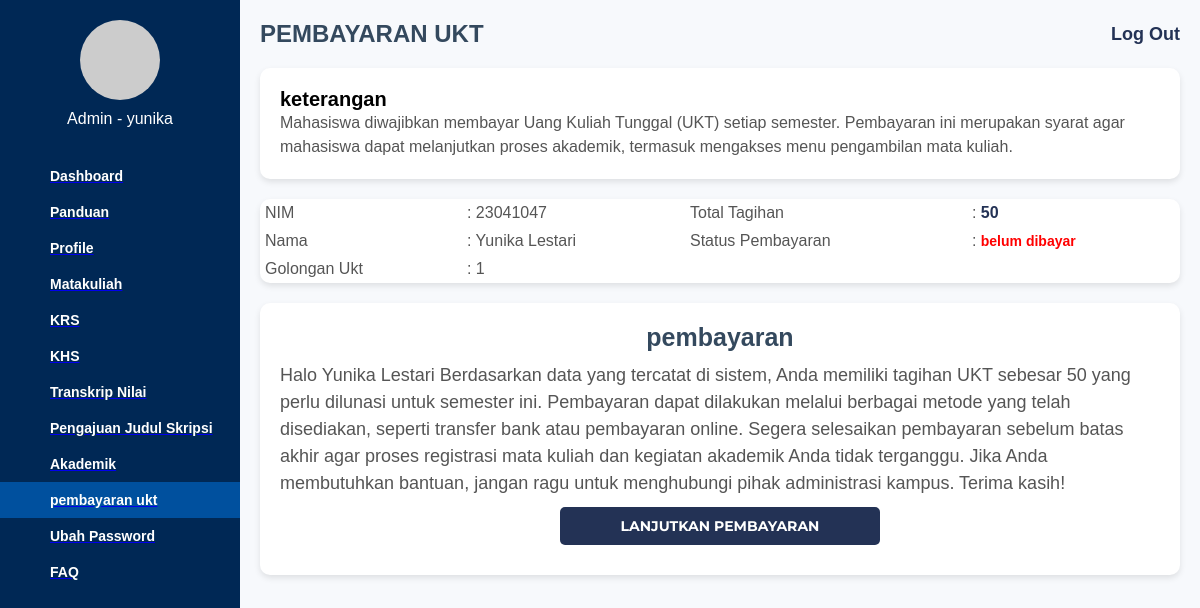
The page /mahasiswa/pembayaran.php (signed in) on the database its author committed.
### tables this page shows
CREATE TABLE IF NOT EXISTS `Mahasiswa` (
  `NIM` int(12) NOT NULL,
  `Nama_Mahasiswa` varchar(50) NOT NULL,
  `Alamat_Mahasiswa` varchar(64) NOT NULL,
  `Jenis_Kelamin_Mahasiswa` enum('L','P') NOT NULL,
  `ID_Mahasiswa_Perwalian` int(11) DEFAULT NULL,
  `ID_User` int(11) DEFAULT NULL,
  `ID_UKT` int(11) DEFAULT NULL,
  `SEMESTER_Mahasiswa` int(11) DEFAULT NULL,
  `ID_Prodi` int(11) DEFAULT NULL,
  `IPK` float NOT NULL
);

CREATE TABLE IF NOT EXISTS `UKT_Mahasiswa` (
  `ID_UKT` int(11) NOT NULL,
  `Besaran_Ukt` int(11) NOT NULL,
  `NIM` int(11) DEFAULT NULL,
  `Golongan_UKT` enum('1','2','3','4','5') DEFAULT NULL
);

### mahasiswa/pembayaran.php (the view, shortened to what this page needs)
<?php
$username = $_SESSION['user']['Username'];
$query = "
    SELECT m.NIM, m.Nama_Mahasiswa, ukt.Golongan_UKT, ukt.Besaran_Ukt
    FROM Mahasiswa AS m
    JOIN UKT_Mahasiswa AS ukt ON m.NIM = ukt.NIM
    JOIN User AS u ON m.ID_User = u.ID_User
    WHERE u.Username = ?
";
$stmt = mysqli_prepare(DB, $query);
mysqli_stmt_bind_param($stmt, "s", $username);
mysqli_stmt_execute($stmt);
$result = mysqli_stmt_get_result($stmt);
if ($result && mysqli_num_rows($result) > 0) {
    $data = mysqli_fetch_assoc($result);
    $nim = $data['NIM'];
    $nama = $data['Nama_Mahasiswa'];
    $golongan_ukt = $data['Golongan_UKT'];
    $total_tagihan = $data['Besaran_Ukt'];
} else {
    echo "Data UKT mahasiswa tidak ditemukan!";
    exit();
}
?>
<!DOCTYPE html>
<html lang="id">
<head>
    <link rel="stylesheet" href="../css/pembayaran.css">
</head>
<body>
    <div class="container">
        <aside class="sidebar">
            <div class="profile-section">
                <div class="avatar"></div>
                <p>Admin - <?= $_SESSION['user']['Username']  ?></p>
            </div>
            <nav class="menu">
                <ul>
                    <a href="index.php"><li><img src="../assets/icon-sidebar/mahasiswa/dashboard.png" alt=""><span>Dashboard</span></li></a>
                    <a href="panduan_mahasiswa.php"><li><img src="../assets/icon-sidebar/mahasiswa/panduan.png" alt=""><span>Panduan</span></li></a>
                    <a href="profile-page.php"><li><img src="../assets/icon-sidebar/mahasiswa/profile.png" alt=""><span>Profile</span></li></a>
                    <a href="informasi-matakuliah.php"><li><img src="../assets/icon-sidebar/mahasiswa/matakuliah.png" alt=""><span>Matakuliah</span></li></a>
                    <a href="krs-tambah.php"><li><img src="../assets/icon-sidebar/mahasiswa/krs.png" alt=""><span>KRS</span></li></a>
                    <a href="khs_mahasiswa.php"><li><img src="../assets/icon-sidebar/mahasiswa/khs.png" alt=""><span>KHS</span></li></a>
                    <a href="transkrip_nilai.php"><li><img src="../assets/icon-sidebar/mahasiswa/transkip.png" alt=""><span>Transkrip Nilai</span></li>
                    <a href="pengajuan_judul_skripsi.php"><li><img src="../assets/icon-sidebar/mahasiswa/skripsi.png" alt=""><span>Pengajuan Judul Skripsi</span></li></a>
                    <a href="informasi_akademik_mahasiswa.php"><li><img src="../assets/icon-sidebar/mahasiswa/akademik.png" alt=""><span>Akademik</span></li></a>
                    <a href="pembayaran.php"><li><img src="../assets/icon-sidebar/admin/kelola ukt.png" alt=""><span>pembayaran ukt</span></li></a>
                    <a href="ubah-password.php"><li><img src="../assets/icon-sidebar/mahasiswa/password.png" alt=""><span>Ubah Password</span></li></a>
                    <a href="index_faq_mahasiswa.php"><li><img src="../assets/icon-sidebar/mahasiswa/faq.png" alt=""><span>FAQ</span></li></a>
                </ul>
            </nav>
        </aside>
        <div class="main-content">
                <div class="header">
                    <h1>PEMBAYARAN UKT</h1>
                    <a href="../logout.php" class="logout" onclick="return confirm('apakah anda yakin ingin logout')" >Log Out</a>
                </div>
                <div class="info-section">
                    <div class="keterangan">
                        <strong>keterangan</strong>
                        <p>Mahasiswa diwajibkan membayar Uang Kuliah Tunggal (UKT) setiap semester. Pembayaran ini merupakan syarat agar mahasiswa dapat melanjutkan proses akademik, termasuk mengakses menu pengambilan mata kuliah.</p>
                    </div>
                </div>
                <div class="student-info">
                    <table>
                        <tr>
                            <td>NIM</td>
                            <td>: <?= $nim; ?></td>
                            <td>Total Tagihan</td>
                            <td>: <strong> <?= $total_tagihan; ?> </strong></td>
                        </tr>
                        <tr>
                            <td>Nama</td>
                            <td>: <?= $nama; ?></td>
                            <td>Status Pembayaran</td>
                        <td>: <span style="color: red; font-weight: bold;"> belum dibayar </span></td>
                        </tr>
                        <tr>
                            <td>Golongan Ukt</td>
                            <td>: <?= $golongan_ukt; ?></td>
                        </tr>
                    </table>
                </div>
                <div class="info-section pembayaran">
                    <h2>pembayaran</h2>
                    <p>
                        Halo <?= $nama; ?> Berdasarkan data yang tercatat di sistem, Anda memiliki tagihan UKT sebesar <?= $total_tagihan; ?> yang perlu dilunasi untuk semester ini. Pembayaran dapat dilakukan melalui berbagai metode yang telah disediakan, seperti transfer bank atau pembayaran online. Segera selesaikan pembayaran sebelum batas akhir agar proses registrasi mata kuliah dan kegiatan akademik Anda tidak terganggu. Jika Anda membutuhkan bantuan, jangan ragu untuk menghubungi pihak administrasi kampus. Terima kasih!
                    </p>
                    <form method="POST" action="proses_pembayaran.php">
                <button type="submit" class="payment-button">Lanjutkan Pembayaran</button>
            </form>
                </div>
            </div>
    </div>
</body>
</html>

### css/pembayaran.css (style rules this page uses)
body, h1, h2, p, ul, li { margin: 0; padding: 0; list-style: none; box-sizing: border-box; }
body { font-family: Arial, sans-serif; background-color: #f5f5f5; }
p, span, td, li { font-weight: 400; }
button { font-family: 'Montserrat', sans-serif; font-weight: 500; }
.container { display: flex; height: 100vh; }
.sidebar { position: fixed; top: 0; left: 0; width: 20%; height: 100%; background-color: #002855; color: #fff; transition: 0.3s ease; z-index: 1000; overflow-y: auto; padding-top: 20px; }
.sidebar .profile-section { text-align: center; margin-bottom: 30px; }
.sidebar .profile-section .avatar { width: 80px; height: 80px; background-color: #ccc; border-radius: 50%; margin: 0 auto 10px auto; }
.sidebar .menu ul { list-style: none; padding: 0; margin: 0; }
.sidebar .menu ul li { display: flex; align-items: center; padding: 10px 20px; cursor: pointer; color: #fff; transition: 0.3s; }
.sidebar .menu ul li span { font-size: 14px; font-weight: bold; }
.menu ul a:nth-child(10) li { background-color: #00509e; padding-left: 20px; margin-left: 0; }
.main-content { margin-left: 20%; padding: 20px; background-color: #f7f9fc; min-height: 100vh; }
.header { display: flex; justify-content: space-between; align-items: center; margin-bottom: 20px; }
.header h1 { font-size: 24px; color: #34495e; }
.header .logout { text-decoration: none; color: #233255; font-weight: bold; font-size: 18px; }
.info-section { background-color: white; padding: 20px; border-radius: 10px; box-shadow: 0 3px 6px rgba(0, 0, 0, 0.1); margin-bottom: 20px; }
.info-section .keterangan strong { font-size: 20px; border-radius: 5px; }
.info-section p { font-size: 16px; color: #555; line-height: 1.5; }
.student-info table { width: 100%; border-collapse: collapse; margin-bottom: 20px; background-color: white; border-radius: 10px; box-shadow: 0 3px 6px rgba(0, 0, 0, 0.1); }
.student-info td { padding: 5px; font-size: 16px; color: #555; }
.student-info strong { color: #233255; }
.student-info span { font-size: 14px; font-weight: bold; }
.pembayaran h2 { font-size: 25px; margin-bottom: 10px; color: #34495e; text-align: center; }
.pembayaran p { font-size: 18px; line-height: 1.5; color: #555; }
.payment-button { display: block; width: 320px; padding: 10px 20px; background-color: #233255; color: white; border: none; font-size: 14px; font-weight: bold; border-radius: 5px; cursor: pointer; text-transform: uppercase; margin: 10px auto; transition: background-color 0.3s ease; }

### rows shown on the page
mahasiswa: NIM "23041047", ID_UKT.Besaran_Ukt "50", Nama_Mahasiswa "Yunika Lestari", ID_UKT.Golongan_UKT "1"

### other values the page prints
$_SESSION['user']['Username'] "yunika"
